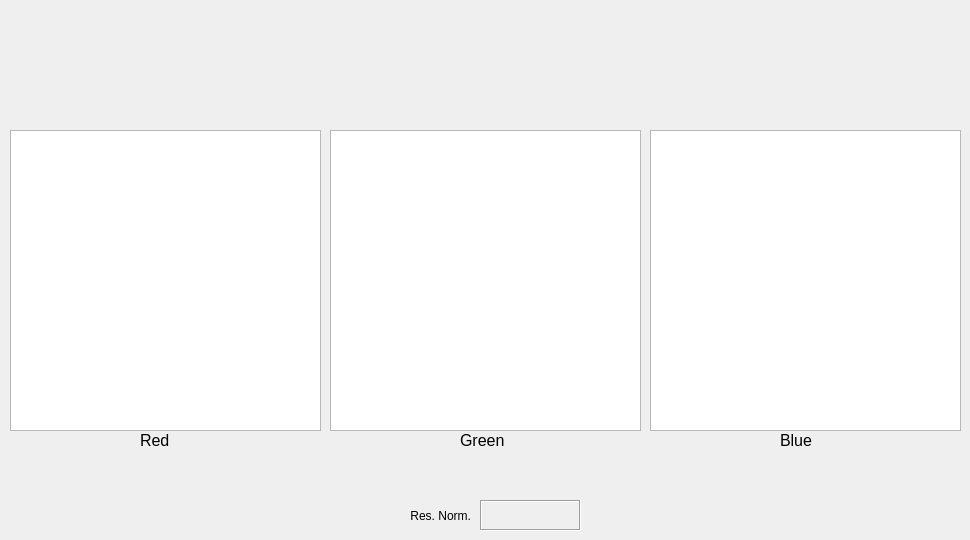
     <widget class="QWidget" name="autoOutputTab">
      <attribute name="title">
       <string>Auto-Correlation</string>
      </attribute>
      <widget class="QGraphicsView" name="imageAutoRed">
       <property name="geometry">
        <rect>
         <x>10</x>
         <y>130</y>
         <width>311</width>
         <height>301</height>
        </rect>
       </property>
      </widget>
      <widget class="QLabel" name="labelOutputRed">
       <property name="geometry">
        <rect>
         <x>140</x>
         <y>430</y>
         <width>51</width>
         <height>20</height>
        </rect>
       </property>
       <property name="font">
        <font>
         <pointsize>12</pointsize>
        </font>
       </property>
       <property name="text">
        <string>Red</string>
       </property>
      </widget>
      <widget class="QGraphicsView" name="imageAutoGreen">
       <property name="geometry">
        <rect>
         <x>330</x>
         <y>130</y>
         <width>311</width>
         <height>301</height>
        </rect>
       </property>
      </widget>
      <widget class="QGraphicsView" name="imageAutoBlue">
       <property name="geometry">
        <rect>
         <x>650</x>
         <y>130</y>
         <width>311</width>
         <height>301</height>
        </rect>
       </property>
      </widget>
      <widget class="QLabel" name="labelOutputGreen">
       <property name="geometry">
        <rect>
         <x>460</x>
         <y>430</y>
         <width>51</width>
         <height>20</height>
        </rect>
       </property>
       <property name="font">
        <font>
         <pointsize>12</pointsize>
        </font>
       </property>
       <property name="text">
        <string>Green</string>
       </property>
      </widget>
      <widget class="QLabel" name="labelOutputBlue">
       <property name="geometry">
        <rect>
         <x>780</x>
         <y>430</y>
         <width>51</width>
         <height>20</height>
        </rect>
       </property>
       <property name="font">
        <font>
         <pointsize>12</pointsize>
        </font>
       </property>
       <property name="text">
        <string>Blue</string>
       </property>
      </widget>
      <widget class="QLabel" name="labelAutoResNorm">
       <property name="geometry">
        <rect>
         <x>380</x>
         <y>500</y>
         <width>91</width>
         <height>31</height>
        </rect>
       </property>
       <property name="text">
        <string>Res. Norm.</string>
       </property>
       <property name="alignment">
        <set>Qt::AlignRight|Qt::AlignTrailing|Qt::AlignVCenter</set>
       </property>
      </widget>
      <widget class="QLabel" name="autoResNormValue">
       <property name="geometry">
        <rect>
         <x>480</x>
         <y>500</y>
         <width>101</width>
         <height>31</height>
        </rect>
       </property>
       <property name="font">
        <font>
         <pointsize>8</pointsize>
        </font>
       </property>
       <property name="frameShape">
        <enum>QFrame::Box</enum>
       </property>
       <property name="frameShadow">
        <enum>QFrame::Sunken</enum>
       </property>
       <property name="text">
        <string/>
       </property>
       <property name="alignment">
        <set>Qt::AlignCenter</set>
       </property>
      </widget>
     </widget>
